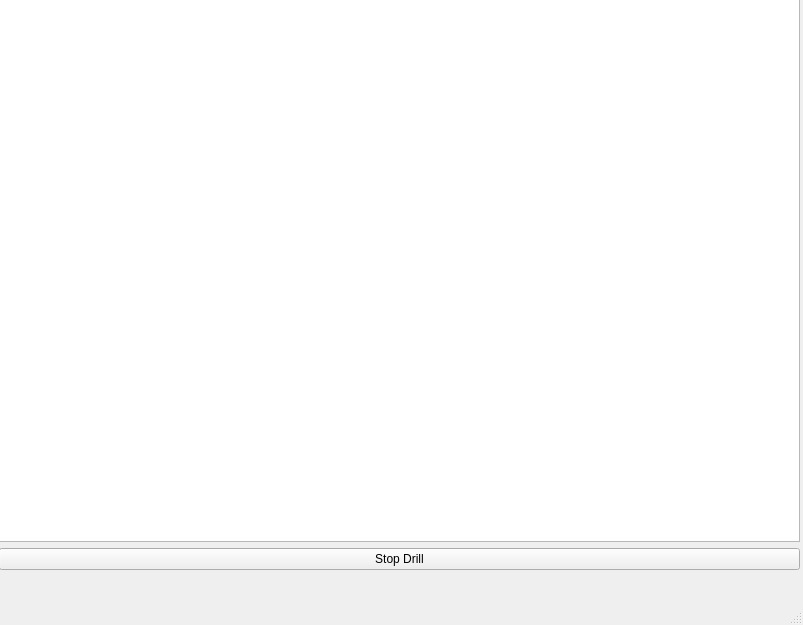
<?xml version="1.0" encoding="UTF-8"?>
<ui version="4.0">
 <class>DrillWindow</class>
 <widget class="QMainWindow" name="DrillWindow">
  <property name="geometry">
   <rect>
    <x>0</x>
    <y>0</y>
    <width>803</width>
    <height>625</height>
   </rect>
  </property>
  <property name="windowTitle">
   <string>MainWindow</string>
  </property>
  <widget class="QWidget" name="centralwidget">
   <widget class="QWidget" name="verticalLayoutWidget">
    <property name="geometry">
     <rect>
      <x>-1</x>
      <y>-1</y>
      <width>801</width>
      <height>571</height>
     </rect>
    </property>
    <layout class="QVBoxLayout" name="verticalLayout">
     <item>
      <widget class="QGraphicsView" name="graphicsView"/>
     </item>
     <item>
      <widget class="QPushButton" name="pushButton">
       <property name="text">
        <string>Stop Drill</string>
       </property>
      </widget>
     </item>
    </layout>
   </widget>
  </widget>
  <widget class="QMenuBar" name="menubar">
   <property name="geometry">
    <rect>
     <x>0</x>
     <y>0</y>
     <width>803</width>
     <height>26</height>
    </rect>
   </property>
  </widget>
  <widget class="QStatusBar" name="statusbar"/>
 </widget>
 <resources/>
 <connections/>
</ui>
